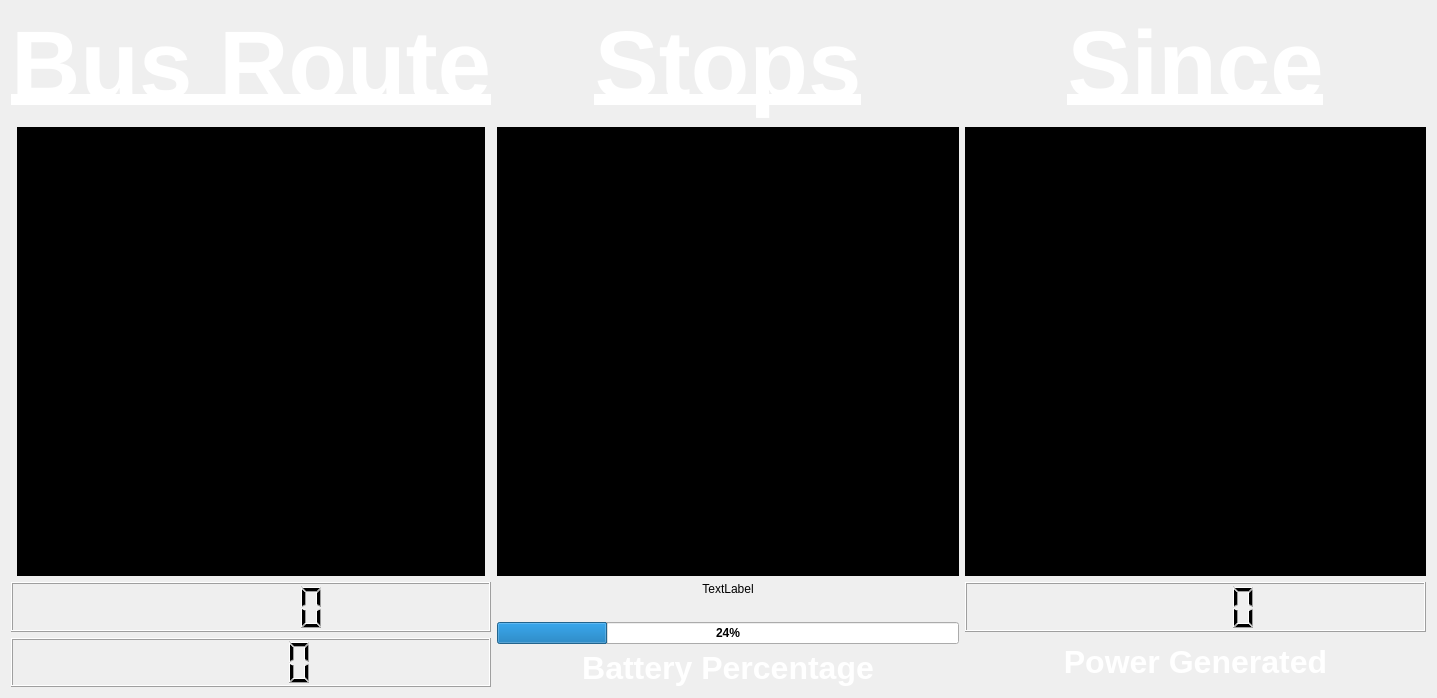
<?xml version="1.0" encoding="UTF-8"?>
<ui version="4.0">
 <class>Widget</class>
 <widget class="QWidget" name="Widget">
  <property name="geometry">
   <rect>
    <x>0</x>
    <y>0</y>
    <width>1437</width>
    <height>698</height>
   </rect>
  </property>
  <property name="windowTitle">
   <string>Widget</string>
  </property>
  <property name="autoFillBackground">
   <bool>false</bool>
  </property>
  <layout class="QGridLayout" name="gridLayout_6" rowstretch="2,0,0">
   <item row="0" column="2">
    <layout class="QGridLayout" name="gridLayout_5">
     <item row="0" column="0">
      <widget class="QLabel" name="label_6">
       <property name="font">
        <font>
         <pointsize>36</pointsize>
        </font>
       </property>
       <property name="text">
        <string>&lt;html&gt;&lt;head/&gt;&lt;body&gt;&lt;p align=&quot;center&quot;&gt;&lt;span style=&quot; font-size:72pt; font-weight:600; text-decoration: underline; color:#ffffff;&quot;&gt;Since&lt;/span&gt;&lt;/p&gt;&lt;/body&gt;&lt;/html&gt;</string>
       </property>
       <property name="textFormat">
        <enum>Qt::AutoText</enum>
       </property>
       <property name="scaledContents">
        <bool>true</bool>
       </property>
      </widget>
     </item>
     <item row="1" column="0">
      <widget class="QListView" name="TimeList">
       <property name="palette">
        <palette>
         <active>
          <colorrole role="WindowText">
           <brush brushstyle="SolidPattern">
            <color alpha="255">
             <red>255</red>
             <green>255</green>
             <blue>255</blue>
            </color>
           </brush>
          </colorrole>
          <colorrole role="Midlight">
           <brush brushstyle="SolidPattern">
            <color alpha="255">
             <red>0</red>
             <green>0</green>
             <blue>0</blue>
            </color>
           </brush>
          </colorrole>
          <colorrole role="Dark">
           <brush brushstyle="SolidPattern">
            <color alpha="255">
             <red>0</red>
             <green>0</green>
             <blue>0</blue>
            </color>
           </brush>
          </colorrole>
          <colorrole role="Mid">
           <brush brushstyle="SolidPattern">
            <color alpha="255">
             <red>0</red>
             <green>0</green>
             <blue>0</blue>
            </color>
           </brush>
          </colorrole>
          <colorrole role="Text">
           <brush brushstyle="SolidPattern">
            <color alpha="255">
             <red>255</red>
             <green>255</green>
             <blue>255</blue>
            </color>
           </brush>
          </colorrole>
          <colorrole role="ButtonText">
           <brush brushstyle="SolidPattern">
            <color alpha="255">
             <red>0</red>
             <green>0</green>
             <blue>0</blue>
            </color>
           </brush>
          </colorrole>
          <colorrole role="Base">
           <brush brushstyle="SolidPattern">
            <color alpha="255">
             <red>0</red>
             <green>0</green>
             <blue>0</blue>
            </color>
           </brush>
          </colorrole>
          <colorrole role="Window">
           <brush brushstyle="SolidPattern">
            <color alpha="255">
             <red>0</red>
             <green>0</green>
             <blue>0</blue>
            </color>
           </brush>
          </colorrole>
          <colorrole role="Highlight">
           <brush brushstyle="SolidPattern">
            <color alpha="255">
             <red>0</red>
             <green>0</green>
             <blue>0</blue>
            </color>
           </brush>
          </colorrole>
         </active>
         <inactive>
          <colorrole role="WindowText">
           <brush brushstyle="SolidPattern">
            <color alpha="255">
             <red>255</red>
             <green>255</green>
             <blue>255</blue>
            </color>
           </brush>
          </colorrole>
          <colorrole role="Midlight">
           <brush brushstyle="SolidPattern">
            <color alpha="255">
             <red>0</red>
             <green>0</green>
             <blue>0</blue>
            </color>
           </brush>
          </colorrole>
          <colorrole role="Dark">
           <brush brushstyle="SolidPattern">
            <color alpha="255">
             <red>0</red>
             <green>0</green>
             <blue>0</blue>
            </color>
           </brush>
          </colorrole>
          <colorrole role="Mid">
           <brush brushstyle="SolidPattern">
            <color alpha="255">
             <red>0</red>
             <green>0</green>
             <blue>0</blue>
            </color>
           </brush>
          </colorrole>
          <colorrole role="Text">
           <brush brushstyle="SolidPattern">
            <color alpha="255">
             <red>255</red>
             <green>255</green>
             <blue>255</blue>
            </color>
           </brush>
          </colorrole>
          <colorrole role="ButtonText">
           <brush brushstyle="SolidPattern">
            <color alpha="255">
             <red>0</red>
             <green>0</green>
             <blue>0</blue>
            </color>
           </brush>
          </colorrole>
          <colorrole role="Base">
           <brush brushstyle="SolidPattern">
            <color alpha="255">
             <red>0</red>
             <green>0</green>
             <blue>0</blue>
            </color>
           </brush>
          </colorrole>
          <colorrole role="Window">
           <brush brushstyle="SolidPattern">
            <color alpha="255">
             <red>0</red>
             <green>0</green>
             <blue>0</blue>
            </color>
           </brush>
          </colorrole>
          <colorrole role="Highlight">
           <brush brushstyle="SolidPattern">
            <color alpha="255">
             <red>0</red>
             <green>0</green>
             <blue>0</blue>
            </color>
           </brush>
          </colorrole>
         </inactive>
         <disabled>
          <colorrole role="WindowText">
           <brush brushstyle="SolidPattern">
            <color alpha="255">
             <red>0</red>
             <green>0</green>
             <blue>0</blue>
            </color>
           </brush>
          </colorrole>
          <colorrole role="Midlight">
           <brush brushstyle="SolidPattern">
            <color alpha="255">
             <red>0</red>
             <green>0</green>
             <blue>0</blue>
            </color>
           </brush>
          </colorrole>
          <colorrole role="Dark">
           <brush brushstyle="SolidPattern">
            <color alpha="255">
             <red>0</red>
             <green>0</green>
             <blue>0</blue>
            </color>
           </brush>
          </colorrole>
          <colorrole role="Mid">
           <brush brushstyle="SolidPattern">
            <color alpha="255">
             <red>0</red>
             <green>0</green>
             <blue>0</blue>
            </color>
           </brush>
          </colorrole>
          <colorrole role="Text">
           <brush brushstyle="SolidPattern">
            <color alpha="255">
             <red>0</red>
             <green>0</green>
             <blue>0</blue>
            </color>
           </brush>
          </colorrole>
          <colorrole role="ButtonText">
           <brush brushstyle="SolidPattern">
            <color alpha="255">
             <red>0</red>
             <green>0</green>
             <blue>0</blue>
            </color>
           </brush>
          </colorrole>
          <colorrole role="Base">
           <brush brushstyle="SolidPattern">
            <color alpha="255">
             <red>0</red>
             <green>0</green>
             <blue>0</blue>
            </color>
           </brush>
          </colorrole>
          <colorrole role="Window">
           <brush brushstyle="SolidPattern">
            <color alpha="255">
             <red>0</red>
             <green>0</green>
             <blue>0</blue>
            </color>
           </brush>
          </colorrole>
          <colorrole role="Highlight">
           <brush brushstyle="SolidPattern">
            <color alpha="255">
             <red>0</red>
             <green>0</green>
             <blue>128</blue>
            </color>
           </brush>
          </colorrole>
         </disabled>
        </palette>
       </property>
       <property name="font">
        <font>
         <family>Roboto</family>
         <pointsize>100</pointsize>
        </font>
       </property>
       <property name="autoScroll">
        <bool>false</bool>
       </property>
       <property name="showDropIndicator" stdset="0">
        <bool>false</bool>
       </property>
       <property name="selectionMode">
        <enum>QAbstractItemView::NoSelection</enum>
       </property>
      </widget>
     </item>
    </layout>
   </item>
   <item row="2" column="2">
    <layout class="QGridLayout" name="gridLayout_2">
     <item row="0" column="0">
      <widget class="QLCDNumber" name="PowerDisplay">
       <property name="autoFillBackground">
        <bool>false</bool>
       </property>
       <property name="styleSheet">
        <string notr="true"/>
       </property>
      </widget>
     </item>
     <item row="1" column="0">
      <widget class="QLabel" name="label_3">
       <property name="text">
        <string>&lt;html&gt;&lt;head/&gt;&lt;body&gt;&lt;p align=&quot;center&quot;&gt;&lt;span style=&quot; font-size:24pt; font-weight:600; color:#ffffff;&quot;&gt;Power Generated&lt;/span&gt;&lt;/p&gt;&lt;/body&gt;&lt;/html&gt;</string>
       </property>
       <property name="scaledContents">
        <bool>true</bool>
       </property>
      </widget>
     </item>
    </layout>
   </item>
   <item row="0" column="0">
    <layout class="QGridLayout" name="gridLayout_3">
     <item row="0" column="0" colspan="3">
      <widget class="QLabel" name="label_4">
       <property name="font">
        <font>
         <pointsize>36</pointsize>
        </font>
       </property>
       <property name="text">
        <string>&lt;html&gt;&lt;head/&gt;&lt;body&gt;&lt;p align=&quot;center&quot;&gt;&lt;span style=&quot; font-size:72pt; font-weight:600; text-decoration: underline; color:#ffffff;&quot;&gt;Bus Route&lt;/span&gt;&lt;/p&gt;&lt;/body&gt;&lt;/html&gt;</string>
       </property>
       <property name="scaledContents">
        <bool>true</bool>
       </property>
      </widget>
     </item>
     <item row="1" column="1">
      <widget class="QListView" name="BusRouteList">
       <property name="palette">
        <palette>
         <active>
          <colorrole role="WindowText">
           <brush brushstyle="SolidPattern">
            <color alpha="255">
             <red>255</red>
             <green>255</green>
             <blue>255</blue>
            </color>
           </brush>
          </colorrole>
          <colorrole role="Midlight">
           <brush brushstyle="SolidPattern">
            <color alpha="255">
             <red>0</red>
             <green>0</green>
             <blue>0</blue>
            </color>
           </brush>
          </colorrole>
          <colorrole role="Dark">
           <brush brushstyle="SolidPattern">
            <color alpha="255">
             <red>0</red>
             <green>0</green>
             <blue>0</blue>
            </color>
           </brush>
          </colorrole>
          <colorrole role="Mid">
           <brush brushstyle="SolidPattern">
            <color alpha="255">
             <red>0</red>
             <green>0</green>
             <blue>0</blue>
            </color>
           </brush>
          </colorrole>
          <colorrole role="Text">
           <brush brushstyle="SolidPattern">
            <color alpha="255">
             <red>255</red>
             <green>255</green>
             <blue>255</blue>
            </color>
           </brush>
          </colorrole>
          <colorrole role="ButtonText">
           <brush brushstyle="SolidPattern">
            <color alpha="255">
             <red>0</red>
             <green>0</green>
             <blue>0</blue>
            </color>
           </brush>
          </colorrole>
          <colorrole role="Base">
           <brush brushstyle="SolidPattern">
            <color alpha="255">
             <red>0</red>
             <green>0</green>
             <blue>0</blue>
            </color>
           </brush>
          </colorrole>
          <colorrole role="Window">
           <brush brushstyle="SolidPattern">
            <color alpha="255">
             <red>0</red>
             <green>0</green>
             <blue>0</blue>
            </color>
           </brush>
          </colorrole>
          <colorrole role="Highlight">
           <brush brushstyle="SolidPattern">
            <color alpha="255">
             <red>0</red>
             <green>0</green>
             <blue>0</blue>
            </color>
           </brush>
          </colorrole>
         </active>
         <inactive>
          <colorrole role="WindowText">
           <brush brushstyle="SolidPattern">
            <color alpha="255">
             <red>255</red>
             <green>255</green>
             <blue>255</blue>
            </color>
           </brush>
          </colorrole>
          <colorrole role="Midlight">
           <brush brushstyle="SolidPattern">
            <color alpha="255">
             <red>0</red>
             <green>0</green>
             <blue>0</blue>
            </color>
           </brush>
          </colorrole>
          <colorrole role="Dark">
           <brush brushstyle="SolidPattern">
            <color alpha="255">
             <red>0</red>
             <green>0</green>
             <blue>0</blue>
            </color>
           </brush>
          </colorrole>
          <colorrole role="Mid">
           <brush brushstyle="SolidPattern">
            <color alpha="255">
             <red>0</red>
             <green>0</green>
             <blue>0</blue>
            </color>
           </brush>
          </colorrole>
          <colorrole role="Text">
           <brush brushstyle="SolidPattern">
            <color alpha="255">
             <red>255</red>
             <green>255</green>
             <blue>255</blue>
            </color>
           </brush>
          </colorrole>
          <colorrole role="ButtonText">
           <brush brushstyle="SolidPattern">
            <color alpha="255">
             <red>0</red>
             <green>0</green>
             <blue>0</blue>
            </color>
           </brush>
          </colorrole>
          <colorrole role="Base">
           <brush brushstyle="SolidPattern">
            <color alpha="255">
             <red>0</red>
             <green>0</green>
             <blue>0</blue>
            </color>
           </brush>
          </colorrole>
          <colorrole role="Window">
           <brush brushstyle="SolidPattern">
            <color alpha="255">
             <red>0</red>
             <green>0</green>
             <blue>0</blue>
            </color>
           </brush>
          </colorrole>
          <colorrole role="Highlight">
           <brush brushstyle="SolidPattern">
            <color alpha="255">
             <red>0</red>
             <green>0</green>
             <blue>0</blue>
            </color>
           </brush>
          </colorrole>
         </inactive>
         <disabled>
          <colorrole role="WindowText">
           <brush brushstyle="SolidPattern">
            <color alpha="255">
             <red>0</red>
             <green>0</green>
             <blue>0</blue>
            </color>
           </brush>
          </colorrole>
          <colorrole role="Midlight">
           <brush brushstyle="SolidPattern">
            <color alpha="255">
             <red>0</red>
             <green>0</green>
             <blue>0</blue>
            </color>
           </brush>
          </colorrole>
          <colorrole role="Dark">
           <brush brushstyle="SolidPattern">
            <color alpha="255">
             <red>0</red>
             <green>0</green>
             <blue>0</blue>
            </color>
           </brush>
          </colorrole>
          <colorrole role="Mid">
           <brush brushstyle="SolidPattern">
            <color alpha="255">
             <red>0</red>
             <green>0</green>
             <blue>0</blue>
            </color>
           </brush>
          </colorrole>
          <colorrole role="Text">
           <brush brushstyle="SolidPattern">
            <color alpha="255">
             <red>0</red>
             <green>0</green>
             <blue>0</blue>
            </color>
           </brush>
          </colorrole>
          <colorrole role="ButtonText">
           <brush brushstyle="SolidPattern">
            <color alpha="255">
             <red>0</red>
             <green>0</green>
             <blue>0</blue>
            </color>
           </brush>
          </colorrole>
          <colorrole role="Base">
           <brush brushstyle="SolidPattern">
            <color alpha="255">
             <red>0</red>
             <green>0</green>
             <blue>0</blue>
            </color>
           </brush>
          </colorrole>
          <colorrole role="Window">
           <brush brushstyle="SolidPattern">
            <color alpha="255">
             <red>0</red>
             <green>0</green>
             <blue>0</blue>
            </color>
           </brush>
          </colorrole>
          <colorrole role="Highlight">
           <brush brushstyle="SolidPattern">
            <color alpha="255">
             <red>0</red>
             <green>0</green>
             <blue>128</blue>
            </color>
           </brush>
          </colorrole>
         </disabled>
        </palette>
       </property>
       <property name="font">
        <font>
         <family>Roboto</family>
         <pointsize>100</pointsize>
        </font>
       </property>
       <property name="cursor" stdset="0">
        <cursorShape>BlankCursor</cursorShape>
       </property>
       <property name="layoutDirection">
        <enum>Qt::LeftToRight</enum>
       </property>
       <property name="styleSheet">
        <string notr="true"/>
       </property>
       <property name="lineWidth">
        <number>0</number>
       </property>
       <property name="autoScroll">
        <bool>false</bool>
       </property>
       <property name="showDropIndicator" stdset="0">
        <bool>false</bool>
       </property>
       <property name="selectionMode">
        <enum>QAbstractItemView::NoSelection</enum>
       </property>
       <property name="selectionBehavior">
        <enum>QAbstractItemView::SelectItems</enum>
       </property>
       <property name="textElideMode">
        <enum>Qt::ElideMiddle</enum>
       </property>
       <property name="layoutMode">
        <enum>QListView::SinglePass</enum>
       </property>
       <property name="uniformItemSizes">
        <bool>true</bool>
       </property>
      </widget>
     </item>
    </layout>
   </item>
   <item row="0" column="1">
    <layout class="QGridLayout" name="gridLayout_4">
     <item row="0" column="0">
      <widget class="QLabel" name="label_5">
       <property name="font">
        <font>
         <pointsize>36</pointsize>
        </font>
       </property>
       <property name="text">
        <string>&lt;html&gt;&lt;head/&gt;&lt;body&gt;&lt;p align=&quot;center&quot;&gt;&lt;span style=&quot; font-size:72pt; font-weight:600; text-decoration: underline; color:#ffffff;&quot;&gt;Stops&lt;/span&gt;&lt;/p&gt;&lt;/body&gt;&lt;/html&gt;</string>
       </property>
       <property name="scaledContents">
        <bool>true</bool>
       </property>
      </widget>
     </item>
     <item row="1" column="0">
      <widget class="QListView" name="StopsList">
       <property name="palette">
        <palette>
         <active>
          <colorrole role="WindowText">
           <brush brushstyle="SolidPattern">
            <color alpha="255">
             <red>255</red>
             <green>255</green>
             <blue>255</blue>
            </color>
           </brush>
          </colorrole>
          <colorrole role="Midlight">
           <brush brushstyle="SolidPattern">
            <color alpha="255">
             <red>0</red>
             <green>0</green>
             <blue>0</blue>
            </color>
           </brush>
          </colorrole>
          <colorrole role="Dark">
           <brush brushstyle="SolidPattern">
            <color alpha="255">
             <red>0</red>
             <green>0</green>
             <blue>0</blue>
            </color>
           </brush>
          </colorrole>
          <colorrole role="Mid">
           <brush brushstyle="SolidPattern">
            <color alpha="255">
             <red>0</red>
             <green>0</green>
             <blue>0</blue>
            </color>
           </brush>
          </colorrole>
          <colorrole role="Text">
           <brush brushstyle="SolidPattern">
            <color alpha="255">
             <red>255</red>
             <green>255</green>
             <blue>255</blue>
            </color>
           </brush>
          </colorrole>
          <colorrole role="ButtonText">
           <brush brushstyle="SolidPattern">
            <color alpha="255">
             <red>0</red>
             <green>0</green>
             <blue>0</blue>
            </color>
           </brush>
          </colorrole>
          <colorrole role="Base">
           <brush brushstyle="SolidPattern">
            <color alpha="255">
             <red>0</red>
             <green>0</green>
             <blue>0</blue>
            </color>
           </brush>
          </colorrole>
          <colorrole role="Window">
           <brush brushstyle="SolidPattern">
            <color alpha="255">
             <red>0</red>
             <green>0</green>
             <blue>0</blue>
            </color>
           </brush>
          </colorrole>
          <colorrole role="Highlight">
           <brush brushstyle="SolidPattern">
            <color alpha="255">
             <red>0</red>
             <green>0</green>
             <blue>0</blue>
            </color>
           </brush>
          </colorrole>
         </active>
         <inactive>
          <colorrole role="WindowText">
           <brush brushstyle="SolidPattern">
            <color alpha="255">
             <red>255</red>
             <green>255</green>
             <blue>255</blue>
            </color>
           </brush>
          </colorrole>
          <colorrole role="Midlight">
           <brush brushstyle="SolidPattern">
            <color alpha="255">
             <red>0</red>
             <green>0</green>
             <blue>0</blue>
            </color>
           </brush>
          </colorrole>
          <colorrole role="Dark">
           <brush brushstyle="SolidPattern">
            <color alpha="255">
             <red>0</red>
             <green>0</green>
             <blue>0</blue>
            </color>
           </brush>
          </colorrole>
          <colorrole role="Mid">
           <brush brushstyle="SolidPattern">
            <color alpha="255">
             <red>0</red>
             <green>0</green>
             <blue>0</blue>
            </color>
           </brush>
          </colorrole>
          <colorrole role="Text">
           <brush brushstyle="SolidPattern">
            <color alpha="255">
             <red>255</red>
             <green>255</green>
             <blue>255</blue>
            </color>
           </brush>
          </colorrole>
          <colorrole role="ButtonText">
           <brush brushstyle="SolidPattern">
            <color alpha="255">
             <red>0</red>
             <green>0</green>
             <blue>0</blue>
            </color>
           </brush>
          </colorrole>
          <colorrole role="Base">
           <brush brushstyle="SolidPattern">
            <color alpha="255">
             <red>0</red>
             <green>0</green>
             <blue>0</blue>
            </color>
           </brush>
          </colorrole>
          <colorrole role="Window">
           <brush brushstyle="SolidPattern">
            <color alpha="255">
             <red>0</red>
             <green>0</green>
             <blue>0</blue>
            </color>
           </brush>
          </colorrole>
          <colorrole role="Highlight">
           <brush brushstyle="SolidPattern">
            <color alpha="255">
             <red>0</red>
             <green>0</green>
             <blue>0</blue>
            </color>
           </brush>
          </colorrole>
         </inactive>
         <disabled>
          <colorrole role="WindowText">
           <brush brushstyle="SolidPattern">
            <color alpha="255">
             <red>0</red>
             <green>0</green>
             <blue>0</blue>
            </color>
           </brush>
          </colorrole>
          <colorrole role="Midlight">
           <brush brushstyle="SolidPattern">
            <color alpha="255">
             <red>0</red>
             <green>0</green>
             <blue>0</blue>
            </color>
           </brush>
          </colorrole>
          <colorrole role="Dark">
           <brush brushstyle="SolidPattern">
            <color alpha="255">
             <red>0</red>
             <green>0</green>
             <blue>0</blue>
            </color>
           </brush>
          </colorrole>
          <colorrole role="Mid">
           <brush brushstyle="SolidPattern">
            <color alpha="255">
             <red>0</red>
             <green>0</green>
             <blue>0</blue>
            </color>
           </brush>
          </colorrole>
          <colorrole role="Text">
           <brush brushstyle="SolidPattern">
            <color alpha="255">
             <red>0</red>
             <green>0</green>
             <blue>0</blue>
            </color>
           </brush>
          </colorrole>
          <colorrole role="ButtonText">
           <brush brushstyle="SolidPattern">
            <color alpha="255">
             <red>0</red>
             <green>0</green>
             <blue>0</blue>
            </color>
           </brush>
          </colorrole>
          <colorrole role="Base">
           <brush brushstyle="SolidPattern">
            <color alpha="255">
             <red>0</red>
             <green>0</green>
             <blue>0</blue>
            </color>
           </brush>
          </colorrole>
          <colorrole role="Window">
           <brush brushstyle="SolidPattern">
            <color alpha="255">
             <red>0</red>
             <green>0</green>
             <blue>0</blue>
            </color>
           </brush>
          </colorrole>
          <colorrole role="Highlight">
           <brush brushstyle="SolidPattern">
            <color alpha="255">
             <red>0</red>
             <green>0</green>
             <blue>128</blue>
            </color>
           </brush>
          </colorrole>
         </disabled>
        </palette>
       </property>
       <property name="font">
        <font>
         <family>Roboto</family>
         <pointsize>100</pointsize>
         <weight>50</weight>
         <bold>false</bold>
        </font>
       </property>
       <property name="autoScroll">
        <bool>false</bool>
       </property>
       <property name="showDropIndicator" stdset="0">
        <bool>false</bool>
       </property>
       <property name="selectionMode">
        <enum>QAbstractItemView::NoSelection</enum>
       </property>
      </widget>
     </item>
    </layout>
   </item>
   <item row="2" column="0">
    <layout class="QGridLayout" name="gridLayout">
     <item row="0" column="0">
      <widget class="QLCDNumber" name="TimeDisplay">
       <property name="minimumSize">
        <size>
         <width>399</width>
         <height>0</height>
        </size>
       </property>
       <property name="font">
        <font>
         <pointsize>24</pointsize>
        </font>
       </property>
       <property name="styleSheet">
        <string notr="true"/>
       </property>
       <property name="numDigits">
        <number>6</number>
       </property>
      </widget>
     </item>
     <item row="1" column="0">
      <widget class="QLCDNumber" name="TemperatureDisplay">
       <property name="styleSheet">
        <string notr="true"/>
       </property>
      </widget>
     </item>
    </layout>
   </item>
   <item row="2" column="1">
    <layout class="QGridLayout" name="gridLayout_7">
     <item row="3" column="0">
      <widget class="QProgressBar" name="pb_battPercent">
       <property name="font">
        <font>
         <weight>75</weight>
         <bold>true</bold>
        </font>
       </property>
       <property name="value">
        <number>24</number>
       </property>
      </widget>
     </item>
     <item row="5" column="0">
      <widget class="QLabel" name="label">
       <property name="text">
        <string>&lt;html&gt;&lt;head/&gt;&lt;body&gt;&lt;p align=&quot;center&quot;&gt;&lt;span style=&quot; font-size:24pt; font-weight:600; color:#ffffff;&quot;&gt;Battery Percentage&lt;/span&gt;&lt;/p&gt;&lt;/body&gt;&lt;/html&gt;</string>
       </property>
      </widget>
     </item>
     <item row="1" column="0">
      <widget class="QLabel" name="photoLabel">
       <property name="text">
        <string>TextLabel</string>
       </property>
       <property name="alignment">
        <set>Qt::AlignCenter</set>
       </property>
      </widget>
     </item>
     <item row="2" column="0">
      <widget class="QLabel" name="label_2">
       <property name="text">
        <string/>
       </property>
      </widget>
     </item>
    </layout>
   </item>
  </layout>
 </widget>
 <layoutdefault spacing="6" margin="11"/>
 <resources/>
 <connections/>
</ui>
